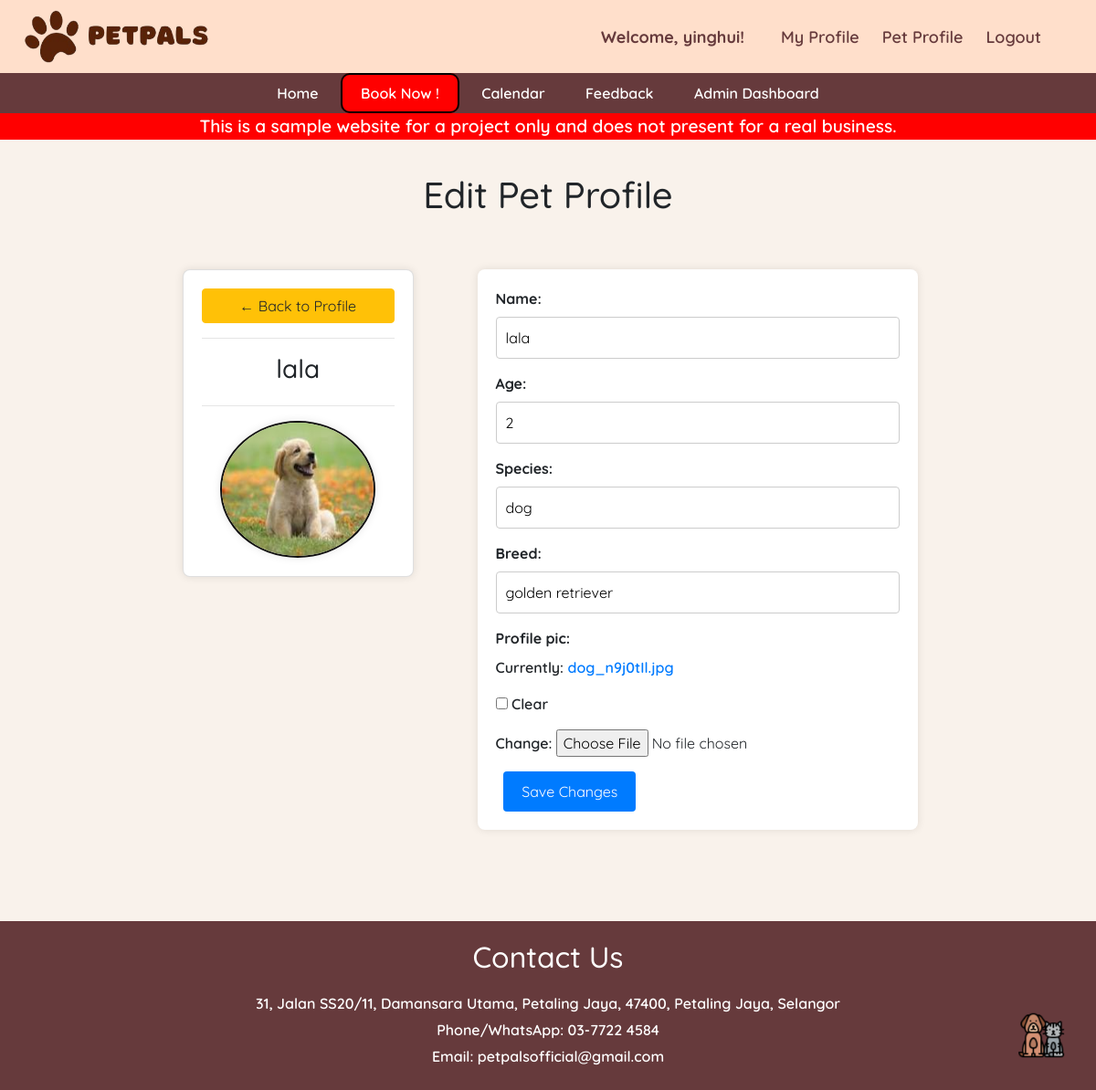
Screenshot of /edit_pet/6 (signed in) with the database file from the repository.
### main/models.py (models this page shows, shortened)
class Pet(models.Model):
    name = models.CharField(max_length=20)
    owner = models.ForeignKey(Owner, null=True, on_delete=models.CASCADE)
    age = models.PositiveBigIntegerField()
    species = models.CharField(max_length=50)
    breed = models.CharField(max_length=50)
    profile_pic = models.ImageField(default="profile.jpg", null=True, blank=True)

### main/views.py (the view)
# urls.py: path('edit_pet/<int:pet_id>', views.edit_pet, name="edit_pet"),
def edit_pet(request, pet_id):
    pet_instance = get_object_or_404(Pet, id=pet_id)
    if request.method == 'POST':
        form = PetForm(request.POST, request.FILES, instance=pet_instance)
        if form.is_valid():
            pet = form.save(commit=False)
            pet.save()
            return redirect('edit_pet',pet_id=pet_id)
    else:
        form = PetForm(initial={
            'name': pet_instance.name,
            'owner': pet_instance.owner,
            'age': pet_instance.age,
            'species': pet_instance.species,
            'breed': pet_instance.breed,
            'profile_pic':pet_instance.profile_pic
        })
    context = {
        'form': form,
        'pet_instance': pet_instance
    }
    return render(request, 'edit_pet.html', context)

### main/forms.py
class PetForm(forms.ModelForm):
    class Meta:
        model = Pet
        fields = ['name','age','species','breed','profile_pic']

### main/templates/edit_pet.html (shortened to what this page needs)
{% extends 'base.html' %}
{% block content %}
{% load static %}
<body>
    <h1 class="ti">Edit Pet Profile</h1>
    <div class="row">
        <div class="col-md-5">
            <div class="card card-body">
                <a class="btn btn-warning" href="{% url 'petprofile' %}"> &#8592; Back to Profile</a>
                <hr>
                <h3 style="text-align: center">{{ pet_instance.name }}</h3>
                <hr>
                {% if pet_instance.profile_pic %}
                    <img class="profile_pic" src="{{ pet_instance.profile_pic.url }}" >
                {% else %}
                    <img class="profile_pic" src="{% static 'image/profile.jpg' %}" >
                {% endif %}
            </div>
        </div>
        <div class="col-md-5">
            <form method="POST" action="" enctype="multipart/form-data">
                <div class="container">
                    <div class=" form-group">
                        <label for="id_name">Name:</label>
                        <input type="text" id="id_name" name="name" value="{{ pet_instance.name }}">
                    </div>
                    <div class=" form-group">
                        <label for="id_age">Age:</label>
                        <input type="text" id="id_age" name="age" value="{{ pet_instance.age }}">
                    </div>
                    <div class=" form-group">
                        <label for="id_species">Species:</label>
                        <input type="text" id="id_species" name="species" value="{{ pet_instance.species }}">
                    </div>
                    <div class=" form-group">
                        <label for="id_breed">Breed:</label>
                        <input type="text" id="id_breed" name="breed" value="{{ pet_instance.breed }}">
                    </div>
                    <div class="form-group">
                        <label for="id_profilepic">Profile pic:</label>
                        {% if pet_instance.profile_pic %}
                            <p>Currently: <a href="{{ pet_instance.profile_pic.url }}">{{ pet_instance.profile_pic.name }}</a></p>
                            <p><input type="checkbox" name="profile_pic-clear" id="profile_pic-clear-id"> Clear</p>
                        {% endif %}
                        <p>Change: <input type="file" id="id_profilepic" name="profile_pic"></p>
                    </div>
                    <div class="button-container">
                        <button type="submit">Save Changes</button>
                    </div>
                </div>
            </form>
        </div>
    </div>
</body>
</html>
{% endblock %}

### main/templates/navbar.html (shortened to what this page needs)
{% load static %}
    <header>
        <img src="{% static 'image/PetPals.png' %}" alt="Pawlogo" width="auto" height="80">
        <div class="profile-bar">
            <div class="profile-info">
                {% if request.user.is_authenticated %}
                    <span>Welcome, {{ request.user }}!</span>
                {% else %}
                    <span>Welcome, Guest!</span>
                {% endif %}
            </div>
                <div class="profile-actions">
                    {% if user.is_authenticated %}
                        <a href="{% url 'profile' %}">My Profile</a>
                        <a href="{% url 'petprofile' %}">Pet Profile</a>
                        <a href="{% url 'logout' %}">Logout</a>
                    {% else %}
                        <a href="{% url 'login' %}">Sign In</a>
                        <a href="{% url 'register' %}">Sign Up</a>
                    {% endif %}
                </div>
        </div>
    </header>
    <nav class="navigation">
        {% if user.is_authenticated %}
        <a href="{% url 'home' %}">Home</a>
        <a href="{% url 'bookingpage' %}" class="book">Book Now !</a>
        <a href="{% url 'calendar' %}">Calendar</a>
        <a href ="{% url 'feedback' %}">Feedback</a>
        {% else %}
        <a href="{% url 'home' %}">Home</a>
        <a href="#services">Services</a>
        {% endif %}
        {% if request.user.is_staff %}
        <a href="{% url 'admin_dashboard' %}" >Admin Dashboard </a>
        {% endif %}
    </nav>

### main/templates/base.html (style rules this page uses)
body { font-family: "Quicksand", sans-serif; font-optical-sizing: auto; font-weight: 600; font-style: normal; margin: 0 !important; padding: 0; background-color: #F9F2EB; display: flex; flex-direction: column; min-height: 100vh; }
.ti { margin-top: 20px; }

### main/templates/navbar.html (style rules this page uses)
header { background-color: rgb(255, 223, 203); padding: 0px; text-align: center; color: rgb(102, 58, 60); display: flex; justify-content: space-between; align-items: center; }
.navigation { background-color:rgb(102,58,60); padding: 10px 0; text-align: center; }
.navigation a { color: white; text-decoration: none; padding: 10px 20px; }
.profile-bar { display: flex; align-items: center; margin-right: 5%; font-size: large; }
.profile-info { margin-right: 20px; }
.profile-info span { font-weight: bold; }
.profile-actions a { color: rgb(102,58,60); text-decoration: none; margin-left: 20px; }
.book { border-radius: 10px; border: 2px solid black; background-color: red; color:white; }

### main/templates/edit_pet.html (style rules this page uses)
.container { max-width: 700px; margin-top: 50px ; margin-right: 10px; margin-left: 10px; background-color: #fff; padding: 20px; border-radius: 8px; box-shadow: 0 0 10px rgba(0, 0, 0, 0.1); }
.card { max-width: 350px; border-radius: 8px; margin-left: 200px; margin-right: 30px; margin-top: 50px; padding: 20px; box-shadow: 0 0 10px rgba(0, 0, 0, 0.1); }
h1 { text-align: center; }
form { margin-top: 20px; }
form .form-group { margin-bottom: 15px; }
form label { display: block; font-weight: bold; }
form input[type="text"], form input[type="email"], #id_age { width: 100%; padding: 10px; border: 1px solid #ccc; border-radius: 4px; box-sizing: border-box; }
form button[type="submit"] { background-color: #007bff; color: #fff; padding: 10px 20px; border: none; border-radius: 4px; cursor: pointer; font-size: 16px; }
.button-container { padding-left: 2%; }
.profile_pic { width: 170px; height: 150px; border-radius: 50%; margin: 0 auto; overflow: hidden; border: 2px solid #100f0f; box-shadow: 0 0 10px rgba(0, 0, 0, 0.1); }

### rows the page displays
Pet: name "lala", profile_pic (picture), age "2", species "dog", breed "golden retriever", profile_pic.name "dog_n9j0tIl.jpg"

### other values shown
{{ request.user }} "yinghui"
